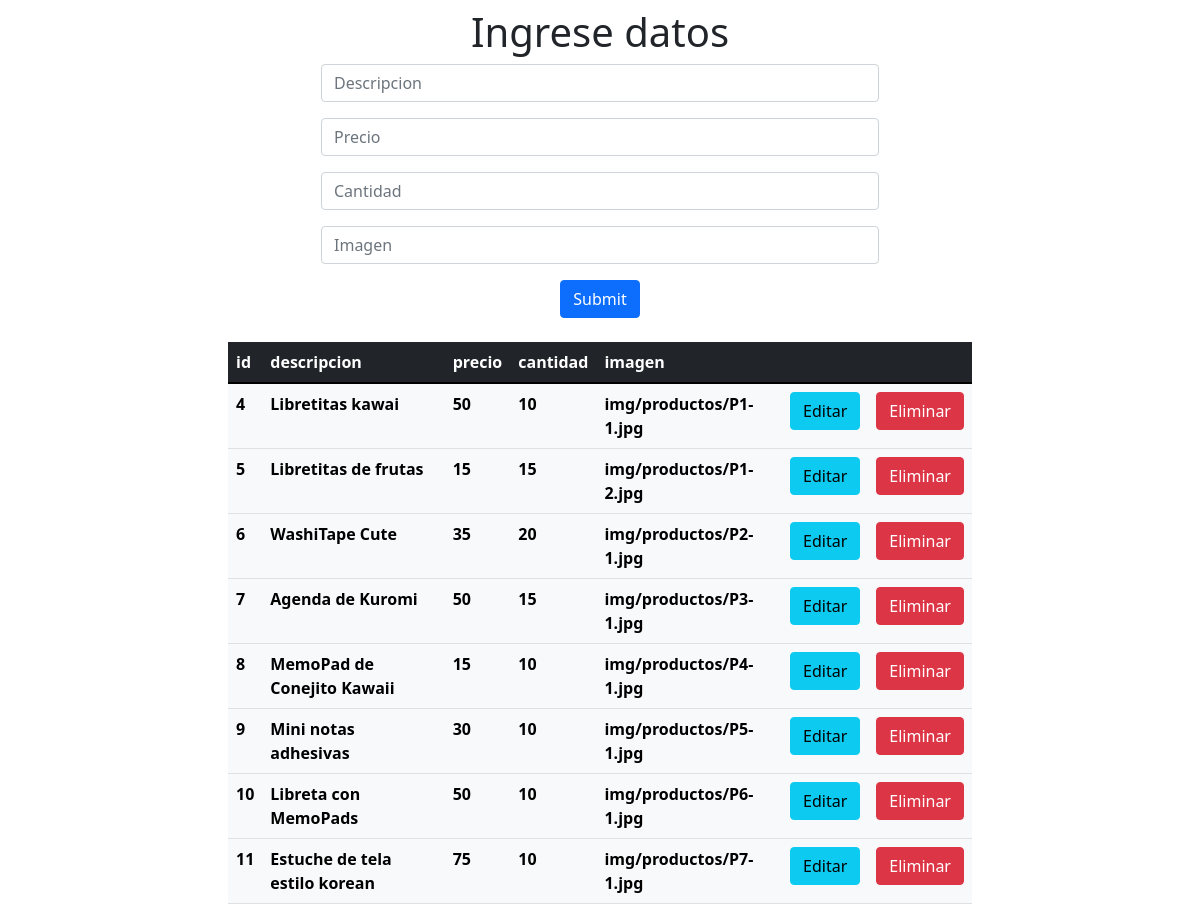
/producto.php, run on the app's committed database.
### tables this page shows
CREATE TABLE `producto` (
  `id` int(11) NOT NULL,
  `descripcion` varchar(50) NOT NULL,
  `precio` double NOT NULL,
  `cantidad` int(11) NOT NULL,
  `imagen` varchar(50) NOT NULL
);

### producto.php (the view, shortened to what this page needs)
<?php
$con = conectar();
$sql = "SELECT * FROM `producto`";
$query = mysqli_query($con,$sql);
?>
<!DOCTYPE html>
<html lang="es">
    <head>
        <link href="https://cdn.jsdelivr.net/npm/bootstrap@5.1.3/dist/css/bootstrap.min.css" rel="stylesheet">
    </head>
    <body>
            <center>
            <div class="container-md mt-2">
                    <div>
                        <div class="col-md-6">
                            <h1>Ingrese datos</h1>
                                <form action="insertar.php" method="POST">
                                    <input type="text" id="nombre" class="form-control mb-3" name="descripcion" placeholder="Descripcion">
                                    <input type="number" id="precio" class="form-control mb-3" name="precio" placeholder="Precio">
                                    <input type="number" id="cantidad" class="form-control mb-3" name="cantidad" placeholder="Cantidad">
                                    <input type="text" id="imagen" class="form-control mb-3" name="imagen" placeholder="Imagen" >
                                    <input type="submit"  class="btn btn-primary" onclick = "return validar();">
                                </form>
                        </div>
                        <br>
                        <div class="col-md-8">
                            <table class="table table-light">
                                <thead class="table-dark" >
                                    <tr>
                                        <th>id</th>
                                        <th>descripcion</th>
                                        <th>precio</th>
                                        <th>cantidad</th>
                                        <th>imagen</th>
                                        <th></th>
                                        <th></th>
                                    </tr>
                                </thead>
                                <tbody>
                                        <?php
                                                while($row = mysqli_fetch_assoc($query)){
                                        ?>
                                            <tr>
                                                <th><?php  echo $row['id']?></th>
                                                <th><?php  echo $row['descripcion']?></th>
                                                <th><?php  echo $row['precio']?></th>
                                                <th><?php  echo $row['cantidad']?></th>
                                                <th><?php  echo $row['imagen']?></th>
                                                <th><a href="update-form.php?id=<?php echo $row['id'] ?>" class="btn btn-info">Editar</a></th>
                                                <th><a href="delete.php?id=<?php echo $row['id'] ?>" class="btn btn-danger">Eliminar</a></th>
                                            </tr>
                                        <?php
                                            }
                                        ?>
                                </tbody>
                            </table>
                        </div>
                    </div>
            </div>
           </center>
    </body>
</html>

### data on the page
producto: id "4", descripcion "Libretitas kawai", precio "50", cantidad "10", imagen "img/productos/P1-1.jpg"
producto: id "5", descripcion "Libretitas de frutas", precio "15", cantidad "15", imagen "img/productos/P1-2.jpg"
producto: id "6", descripcion "WashiTape Cute", precio "35", cantidad "20", imagen "img/productos/P2-1.jpg"
producto: id "7", descripcion "Agenda de Kuromi", precio "50", cantidad "15", imagen "img/productos/P3-1.jpg"
producto: id "8", descripcion "MemoPad de Conejito Kawaii", precio "15", cantidad "10", imagen "img/productos/P4-1.jpg"
producto: id "9", descripcion "Mini notas adhesivas", precio "30", cantidad "10", imagen "img/productos/P5-1.jpg"
producto: id "10", descripcion "Libreta con MemoPads", precio "50", cantidad "10", imagen "img/productos/P6-1.jpg"
producto: id "11", descripcion "Estuche de tela estilo korean", precio "75", cantidad "10", imagen "img/productos/P7-1.jpg"
